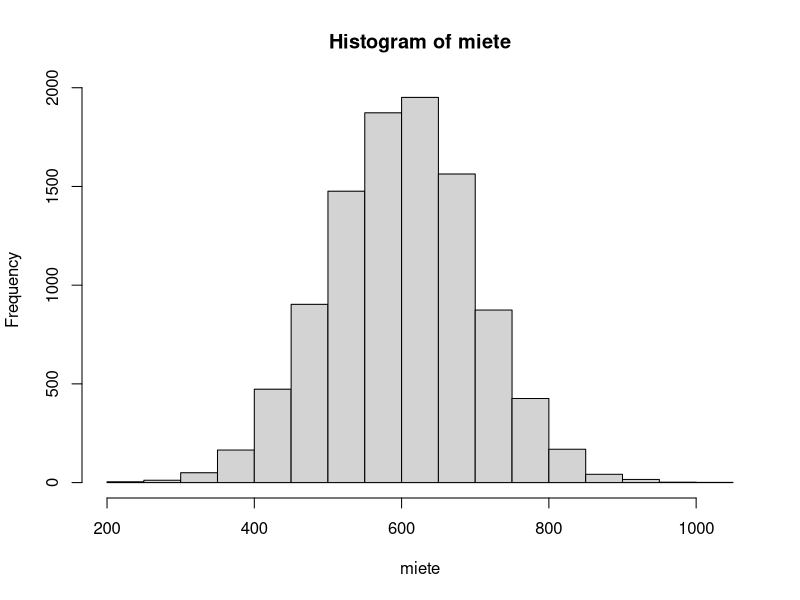
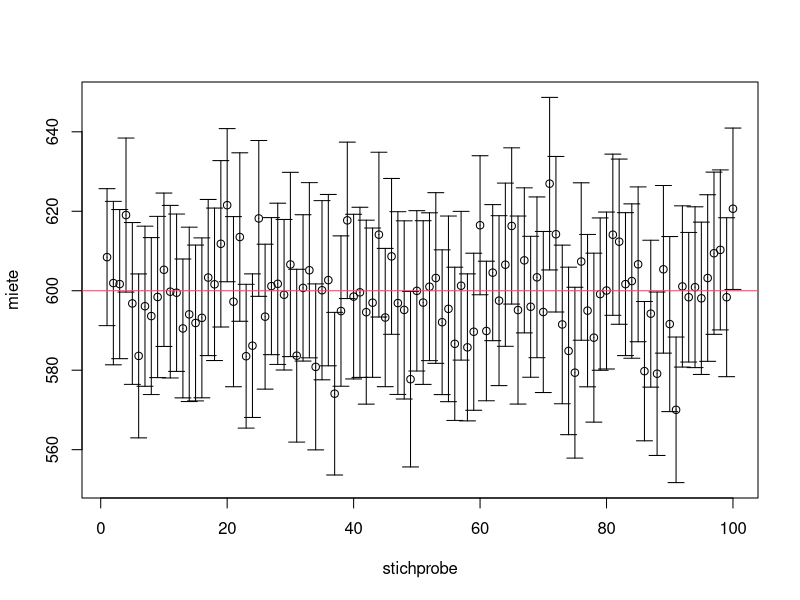

These charts were generated, in order, by the following R code:
miete_bar_true <- 600
miete <- miete_bar_true + rnorm(10000, mean = 0, sd = 100)
summary(miete)
hist(miete)
smpl <- sample(miete, 100)
mean(smpl)
left <- NA
right <- NA
m <- NA
n <- 100

for(i in 1:100) {
  smpl <- sample(miete, 100)
  s<- sd(smpl)
  m[i] <- mean(smpl)
  error <- qt(0.975,df=n-1)*s/sqrt(n)
  left [i] <- m[i]-error
  right[i] <- m[i]+error
}
library(plotrix)
plotCI(1:100, m, ui = right, li = left,
           xlab = "stichprobe", ylab = "miete")
abline(h = 600, col = 2)
sum(left <= 600 & right >= 600)
